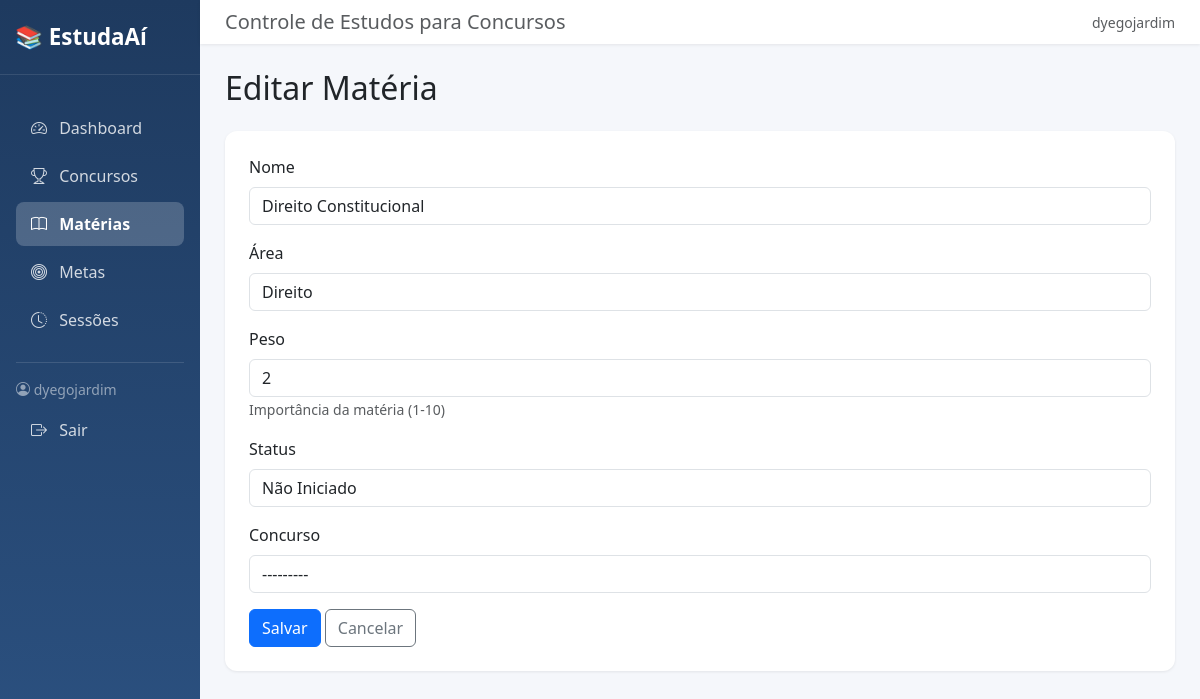
Screenshot of /materias/1/editar/ (signed in) with the database file from the repository.
### core/models.py (models this page shows, shortened)
class Materia(models.Model):
    STATUS_CHOICES = [
        ('nao_iniciado', 'Não Iniciado'),
        ('em_andamento', 'Em Andamento'),
        ('revisado', 'Revisado'),
        ('dominado', 'Dominado'),
    ]
    nome = models.CharField('Nome', max_length=200)
    area = models.CharField('Área', max_length=100, blank=True)
    peso = models.IntegerField('Peso', default=1, help_text='Importância da matéria (1-10)')
    status = models.CharField('Status', max_length=20, choices=STATUS_CHOICES, default='nao_iniciado')
    concurso = models.ForeignKey(Concurso, on_delete=models.SET_NULL, null=True, blank=True)
    usuario = models.ForeignKey(User, on_delete=models.CASCADE)
    class Meta:
        verbose_name = 'Matéria'
        verbose_name_plural = 'Matérias'
        ordering = ['nome']

### core/views.py (the view)
# urls.py: path('materias/<int:pk>/editar/', views.editar_materia, name='editar_materia'),
@login_required
def editar_materia(request, pk):
    materia = get_object_or_404(Materia, pk=pk, usuario=request.user)
    if request.method == 'POST':
        form = MateriaForm(request.POST, instance=materia)
        if form.is_valid():
            form.save()
            return redirect('core:lista_materias')
    else:
        form = MateriaForm(instance=materia)
    form.fields['concurso'].queryset = Concurso.objects.filter(usuario=request.user)
    return render(request, 'core/materia_form.html', {'form': form, 'titulo': 'Editar Matéria'})

### core/forms.py
class MateriaForm(forms.ModelForm):
    class Meta:
        model = Materia
        fields = ['nome', 'area', 'peso', 'status', 'concurso']
        widgets = {
            'nome': forms.TextInput(attrs={'class': 'form-control', 'placeholder': 'Ex: Direito Constitucional'}),
            'area': forms.TextInput(attrs={'class': 'form-control', 'placeholder': 'Ex: Direito'}),
            'peso': forms.NumberInput(attrs={'class': 'form-control', 'min': 1, 'max': 10}),
            'status': forms.Select(attrs={'class': 'form-control'}),
            'concurso': forms.Select(attrs={'class': 'form-control'}),
        }

### core/models.py (called while the page is built)
    def __str__(self):
        return self.nome

### templates/core/materia_form.html (shortened to what this page needs)
{% extends 'core/base.html' %}
{% block nav_materias %}active{% endblock %}
{% block content %}
<h2 class="mb-4">{{ titulo }}</h2>
<div class="card card-stat p-4">
    <form method="post">
        {% for field in form %}
        <div class="mb-3">
            <label class="form-label">{{ field.label }}</label>
            {{ field }}
            {% if field.help_text %}
            <small class="text-muted">{{ field.help_text }}</small>
            {% endif %}
        </div>
        {% endfor %}
        <button type="submit" class="btn btn-primary">Salvar</button>
        <a href="{% url 'core:lista_materias' %}" class="btn btn-outline-secondary">Cancelar</a>
    </form>
</div>
{% endblock %}

### templates/core/base.html (shortened to what this page needs)
<!DOCTYPE html>
<html lang="pt-br">
<head>
    <link href="https://cdn.jsdelivr.net/npm/bootstrap@5.3.2/dist/css/bootstrap.min.css" rel="stylesheet">
    <link href="https://cdn.jsdelivr.net/npm/bootstrap-icons@1.11.1/font/bootstrap-icons.css" rel="stylesheet">
</head>
<body>
<div class="container-fluid">
    <div class="row">
        <div class="col-md-3 col-lg-2 sidebar p-0">
            <div class="sidebar-brand">
                📚 EstudaAí
            </div>
            <div class="p-3">
                <ul class="nav flex-column">
                    <li class="nav-item">
                        <a href="{% url 'core:dashboard' %}" class="nav-link {% block nav_dashboard %}{% endblock %}">
                            <i class="bi bi-speedometer2"></i> Dashboard
                        </a>
                    </li>
                    <li class="nav-item">
                        <a href="{% url 'core:lista_concursos' %}" class="nav-link {% block nav_concursos %}{% endblock %}">
                            <i class="bi bi-trophy"></i> Concursos
                        </a>
                    </li>
                    <li class="nav-item">
                        <a href="{% url 'core:lista_materias' %}" class="nav-link {% block nav_materias %}{% endblock %}">
                            <i class="bi bi-book"></i> Matérias
                        </a>
                    </li>
                    <li class="nav-item">
                        <a href="{% url 'core:lista_metas' %}" class="nav-link {% block nav_metas %}{% endblock %}">
                            <i class="bi bi-bullseye"></i> Metas
                        </a>
                    </li>
                    <li class="nav-item">
                        <a href="{% url 'core:lista_sessoes' %}" class="nav-link {% block nav_sessoes %}{% endblock %}">
                            <i class="bi bi-clock-history"></i> Sessões
                        </a>
                    </li>
                </ul>
                <hr class="text-white-50 my-3">
                <div class="text-white-50 small mb-2">
                    <i class="bi bi-person-circle"></i>
                    {{ user.username }}
                </div>
                                <a href="{% url 'core:logout' %}" class="nav-link">
                    <i class="bi bi-box-arrow-right"></i> Sair
                </a>
            </div>
        </div>
        <div class="col-md-9 col-lg-10 p-0">
            <nav class="navbar-top d-flex justify-content-between align-items-center">
                <h5 class="mb-0 text-muted">Controle de Estudos para Concursos</h5>
                <span class="text-muted small">{{ user.username }}</span>
            </nav>
            <div class="main-content">
                {% block content %}
                {% endblock %}
            </div>
        </div>
    </div>
</div>
</body>
</html>

### templates/core/base.html (style rules this page uses)
body { background-color: #f5f7fb; }
.sidebar { background: linear-gradient(180deg, #1e3a5f 0%, #2c5282 100%); min-height: 100vh; color: white; }
.sidebar .nav-link { color: rgba(255, 255, 255, 0.8); border-radius: 8px; margin-bottom: 4px; padding: 10px 15px; transition: all 0.2s; }
.sidebar .nav-link.active { color: white; background-color: rgba(255, 255, 255, 0.2); font-weight: 600; }
.sidebar .nav-link i { margin-right: 8px; width: 20px; text-align: center; }
.sidebar-brand { padding: 20px 15px; font-size: 1.4rem; font-weight: 700; color: white; border-bottom: 1px solid rgba(255, 255, 255, 0.1); margin-bottom: 15px; }
.card-stat { border: none; border-radius: 12px; box-shadow: 0 1px 3px rgba(0, 0, 0, 0.08); }
.main-content { padding: 25px; }
.navbar-top { background: white; box-shadow: 0 1px 3px rgba(0, 0, 0, 0.08); padding: 10px 25px; }

### rows the page displays
Materia: form "Direito Constitucional" "Direito" "2" "Não Iniciado" "---------"

### other values shown
{{ user.username }} "dyegojardim"
{{ titulo }} "Editar Matéria"
{{ field.label }} "Nome" "Área" "Peso" "Status" "Concurso"
{{ field.help_text }} "Importância da matéria (1-10)"
